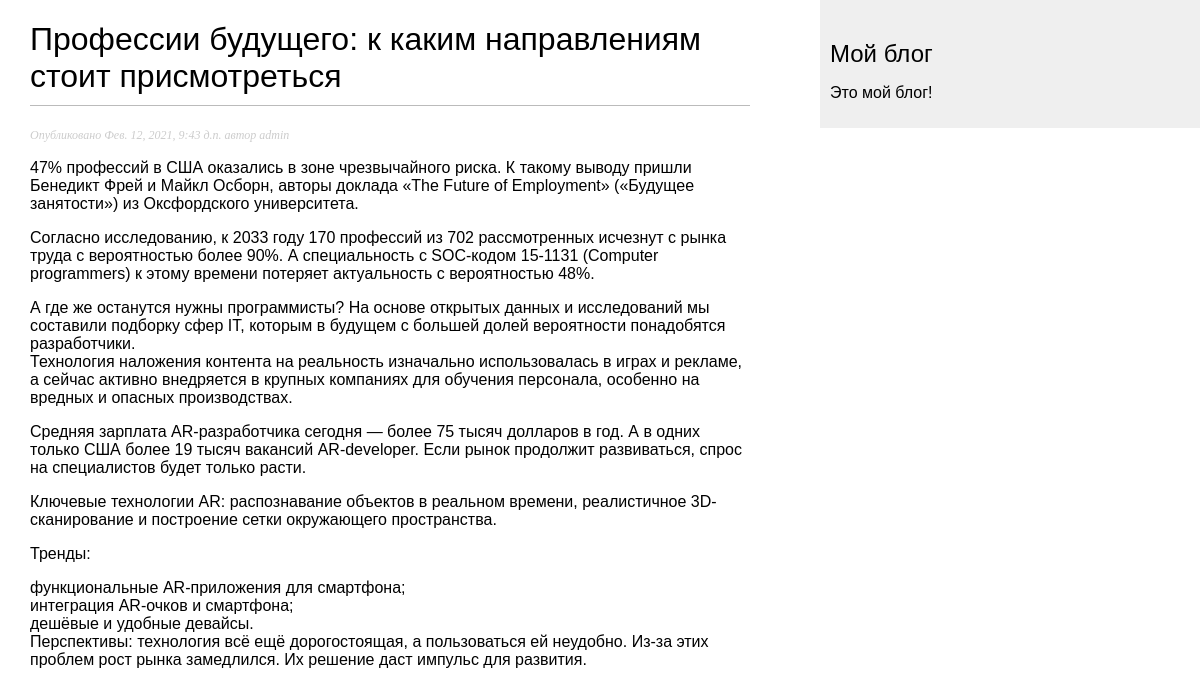
Page /blog/2021/2/12/professii-budushego-k-kakim-napravleniyam-stoit-prismotretsya/ on the committed database.
### blog/models.py (models this page shows, shortened)
class Post(models.Model):
    STATUS_CHOICES = (
        ('draft', 'Draft'),
        ('published', 'Published'),
    )
    title = models.CharField(max_length=250)
    slug = models.SlugField(max_length=250,
                            unique_for_date='publish')
    author = models.ForeignKey(User,
                               on_delete=models.CASCADE,
                               related_name='blog_posts')
    body = models.TextField()
    publish = models.DateTimeField(default=timezone.now)
    created = models.DateTimeField(auto_now_add=True)
    updated = models.DateTimeField(auto_now=True)
    status = models.CharField(max_length=10,
                              choices=STATUS_CHOICES,
                              default='draft')
    objects = models.Manager()  # The default manager.
    published = PublishedManager()  # Our custom manager.
    class Meta:
        ordering = ('-publish',)

### blog/views.py (the view)
def post_detail(request, year, month, day, post):
    post = get_object_or_404(Post, slug=post,
                                   status='published',
                                   publish__year=year,
                                   publish__month=month,
                                   publish__day=day)
    return render(request,
                  'blog/post/detail.html',
                  {'post': post})

### blog/templates/blog/post/detail.html (shortened to what this page needs)
{% extends "blog/base.html" %}
{% block content %}
<h1>{{ post.title }}</h1>
<p class="date">Опубликовано {{ post.publish }} автор {{ post.author }}</p>
{{ post.body|linebreaks }}
{% endblock %}

### blog/static/css/blog.css (style rules this page uses)
body { margin:0; padding:0; font-family:helvetica, sans-serif; }
h1 { font-weight:normal; border-bottom:1px solid #bbb; padding:0 0 10px 0; }
p.date { color:#ccc; font-family: georgia, serif; font-size: 12px; font-style: italic; }

### rows in the picture
Post: title "Профессии будущего: к каким направлениям стоит присмотреться", publish "Фев. 12, 2021, 9:43 д.п.", author "admin", body "47% профессий в США оказались в зоне чрезвычайного риска. К такому выводу пришли Бенедикт Фрей и Майкл Осборн, авторы доклада «The Future of Employment» («Будущее занятости») из Оксфордского университета. Согласно исследованию, к 2033 году 170 профессий из 702 рассмотренных исчезнут с рынка труда с вероятностью более 90%. А специальность с SOC-кодом 15-1131 (Computer programmers) к этому времени потеряет актуальность с вероятностью 48%. А где же останутся нужны программисты? На основе открытых данных и исследований мы составили подборку сфер IT, которым в будущем с большей долей вероятности понадобятся разработчики. Технология наложения контента на реальность изначально использовалась в…"
